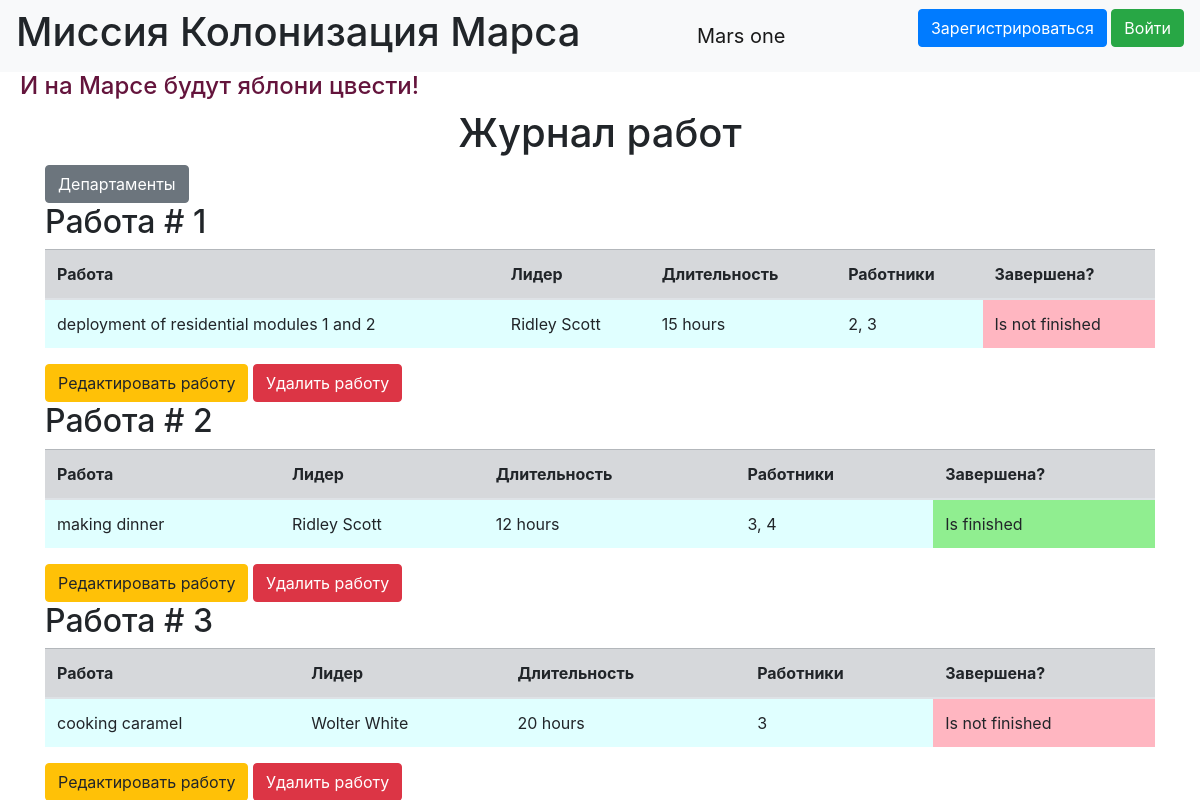
The page / on the database its author committed.
### data/jobs.py (models this page shows)
class Jobs(SqlAlchemyBase):
    __tablename__ = 'jobs'
    id = sqlalchemy.Column(sqlalchemy.Integer,
                           primary_key=True, autoincrement=True)
    team_leader = sqlalchemy.Column(sqlalchemy.Integer, sqlalchemy.ForeignKey("users.id"))
    job = sqlalchemy.Column(sqlalchemy.String)
    work_size = sqlalchemy.Column(sqlalchemy.Integer)
    collaborators = sqlalchemy.Column(sqlalchemy.String)
    creator = sqlalchemy.Column(sqlalchemy.Integer)
    start_date = sqlalchemy.Column(sqlalchemy.DateTime, default=datetime.datetime.now)
    end_date = sqlalchemy.Column(sqlalchemy.DateTime)
    is_finished = sqlalchemy.Column(sqlalchemy.Boolean, default=False)
    user = orm.relationship('User')

### data/users.py (models this page shows, shortened)
class User(SqlAlchemyBase, UserMixin):
    __tablename__ = 'users'
    id = sqlalchemy.Column(sqlalchemy.Integer,
                           primary_key=True, autoincrement=True)
    surname = sqlalchemy.Column(sqlalchemy.String)
    name = sqlalchemy.Column(sqlalchemy.String)
    age = sqlalchemy.Column(sqlalchemy.Integer)
    position = sqlalchemy.Column(sqlalchemy.String)
    speciality = sqlalchemy.Column(sqlalchemy.String)
    address = sqlalchemy.Column(sqlalchemy.String)
    email = sqlalchemy.Column(sqlalchemy.String, unique=True)
    hashed_password = sqlalchemy.Column(sqlalchemy.String)
    modified_date = sqlalchemy.Column(sqlalchemy.DateTime, default=datetime.datetime.now)
    jobs = orm.relationship("Jobs", back_populates='user')

### model1.py (the view)
@app.route("/")
def journal_works():
    db_session.global_init('db/db.sqlite')
    session = db_session.create_session()
    jobs = session.query(Jobs).all()
    return render_template('index.html', jobs=jobs,
                           title='Журнал работ', message=request.args.get('message'),
                           message_type=request.args.get('message_type'))

### data/db_session.py (called while the page is built, shortened)
def global_init(db_file):
    global __factory
    if __factory:
        return

def create_session() -> Session:
    global __factory
    return __factory()

### templates/index.html (shortened to what this page needs)
{% extends 'base.html' %}
{% block content %}
    <h1 class="text-center">{{ title }}</h1>
    <a class="btn btn-secondary" href="/departments">Департаменты</a>
    {% for job in jobs %}
        <h2>Работа # {{ loop.index }}</h2>
        <table class="table">
            <thead>
                <tr class="table-secondary">
                    <th>Работа</th>
                    <th>Лидер</th>
                    <th>Длительность</th>
                    <th>Работники</th>
                    <th>Завершена?</th>
                </tr>
            </thead>
            <tbody style="background-color: lightcyan">
                <tr>
                    <td>{{ job.job }}</td>
                    <td>{{ job.user.name }} {{ job.user.surname }}</td>
                    <td>{{ job.work_size }} hours</td>
                    <td>{{ job.collaborators }}</td>
                    <td style="background-color: {% if not job.is_finished %}lightpink{% else %}lightgreen{% endif %}">
                        Is {% if not job.is_finished %}not {% endif %}finished
                    </td>
                </tr>
            </tbody>
        </table>
        {% if current_user.id in (1, job.team_leader_id) %}
            <a class="btn btn-warning" href="/edit_job/{{ job.id }}">Редактировать работу</a>
            <a class="btn btn-danger" href="/delete_job/{{ job.id }}">Удалить работу</a>
        {% endif %}
    {% endfor %}
{% endblock %}

### rows shown on the page
Jobs: job "deployment of residential modules 1 and 2", user.name "Ridley", user.surname "Scott", work_size "15", collaborators "2, 3", is_finished "not"
Jobs: job "making dinner", user.name "Ridley", user.surname "Scott", work_size "12", collaborators "3, 4"
Jobs: job "cooking caramel", user.name "Wolter", user.surname "White", work_size "20", collaborators "3", is_finished "not"

### other values the page prints
{{ title }} "Журнал работ"
